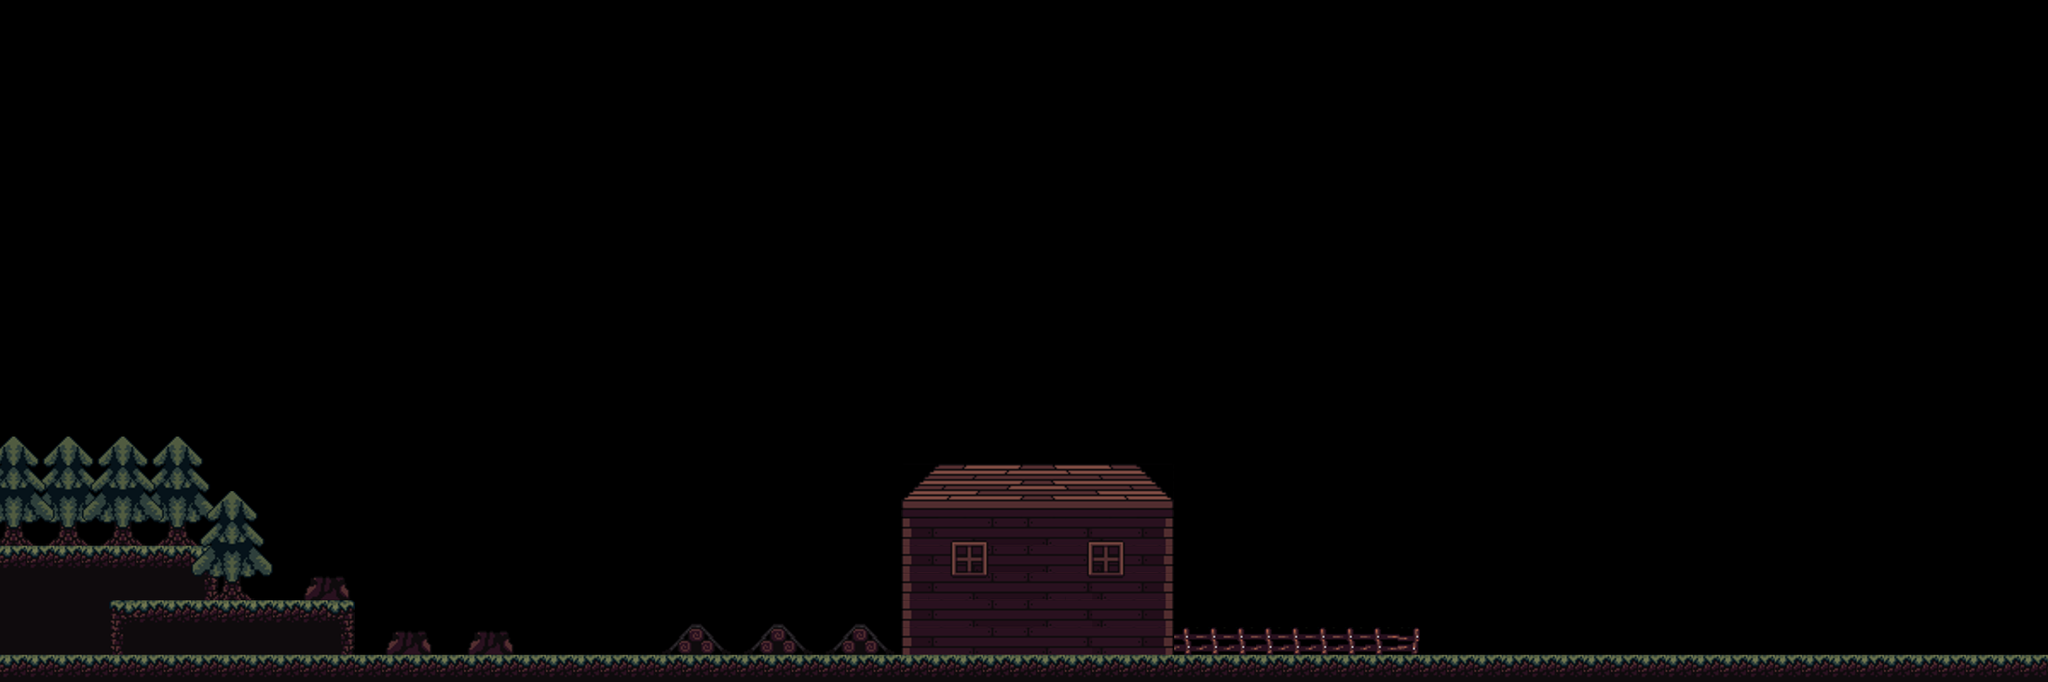

This game map was drawn from its Tiled (.tmx) file and the tilesets committed beside it. A one-line description and the trimmed map source follow:
An orthogonal 75x25 tile map with 32x32 px tiles, 3 tile layers (background, ground, foreground) and 4 objects (sheep, sign, door, adventurerStart).

<map version="1.2" tiledversion="1.2.4" orientation="orthogonal" renderorder="right-down" width="75" height="25" tilewidth="32" tileheight="32" infinite="0" nextlayerid="14" nextobjectid="9">
 <properties>
  <property name="entityLayerCollisions" value="adventurer:ground,arrow:ground,sheep:ground,enemy:ground" />
  <property name="startingMarker" value="adventurerStart" />
 </properties>
 <tileset firstgid="1" source="core-tileset.tsx" />
 <layer id="11" name="background" width="75" height="25">
  <properties>
   <property name="depth" type="int" value="1" />
  </properties>
  <data>[1875 cells, 154 non-empty, 51 distinct tile ids]</data>
 </layer>
 <layer id="12" name="ground" width="75" height="25">
  <properties>
   <property name="collides" type="bool" value="true" />
   <property name="depth" type="int" value="2" />
  </properties>
  <data>[1875 cells, 95 non-empty, 5 distinct tile ids]</data>
 </layer>
 <layer id="13" name="foreground" width="75" height="25">
  <properties>
   <property name="depth" type="int" value="3" />
  </properties>
  <data>[1875 cells, 50 non-empty, 21 distinct tile ids]</data>
 </layer>
 <objectgroup id="3" name="entities">
  <properties>
   <property name="depth" type="int" value="1" />
  </properties>
  <object id="8" name="sheep" type="sheep" x="1532" y="768">
   <point />
  </object>
 </objectgroup>
 <objectgroup id="4" name="signs">
  <object id="6" name="woollards farm sign" type="sign" x="753" y="767">
   <properties>
    <property name="signId" value="woollards-farm" />
   </properties>
   <point />
  </object>
 </objectgroup>
 <objectgroup id="5" name="doors">
  <object id="7" name="woollardsDoor" type="door" x="1216" y="768">
   <properties>
    <property name="marker" type="bool" value="true" />
   </properties>
   <point />
  </object>
 </objectgroup>
 <objectgroup id="2" name="markers">
  <object id="1" name="adventurerStart" x="79" y="640">
   <properties>
    <property name="marker" type="bool" value="true" />
   </properties>
   <point />
  </object>
 </objectgroup>
</map>
